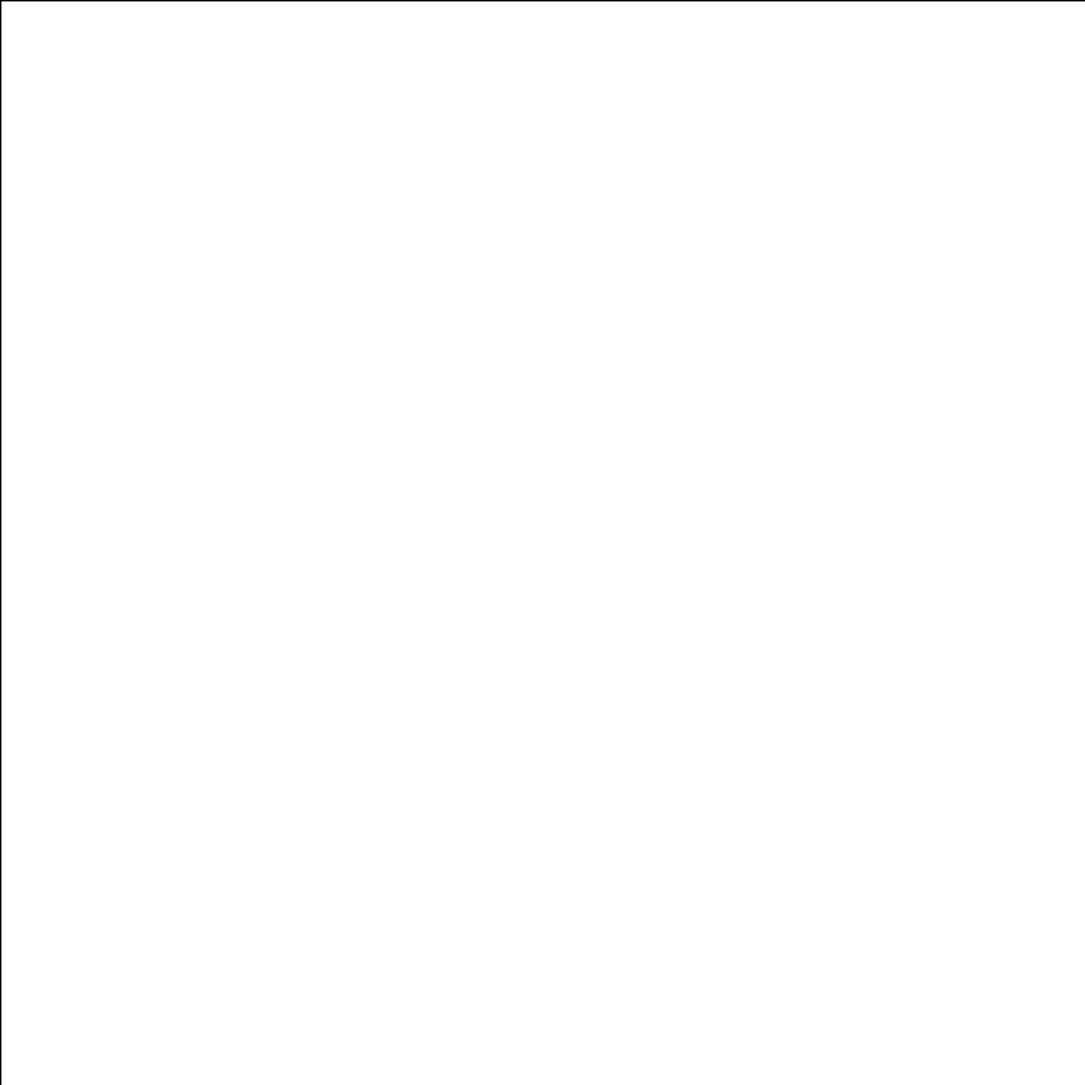
Frame 1 (no input)
Frame 60 (the mouse pressed at the canvas centre just before this capture): identical to frame 1, image omitted
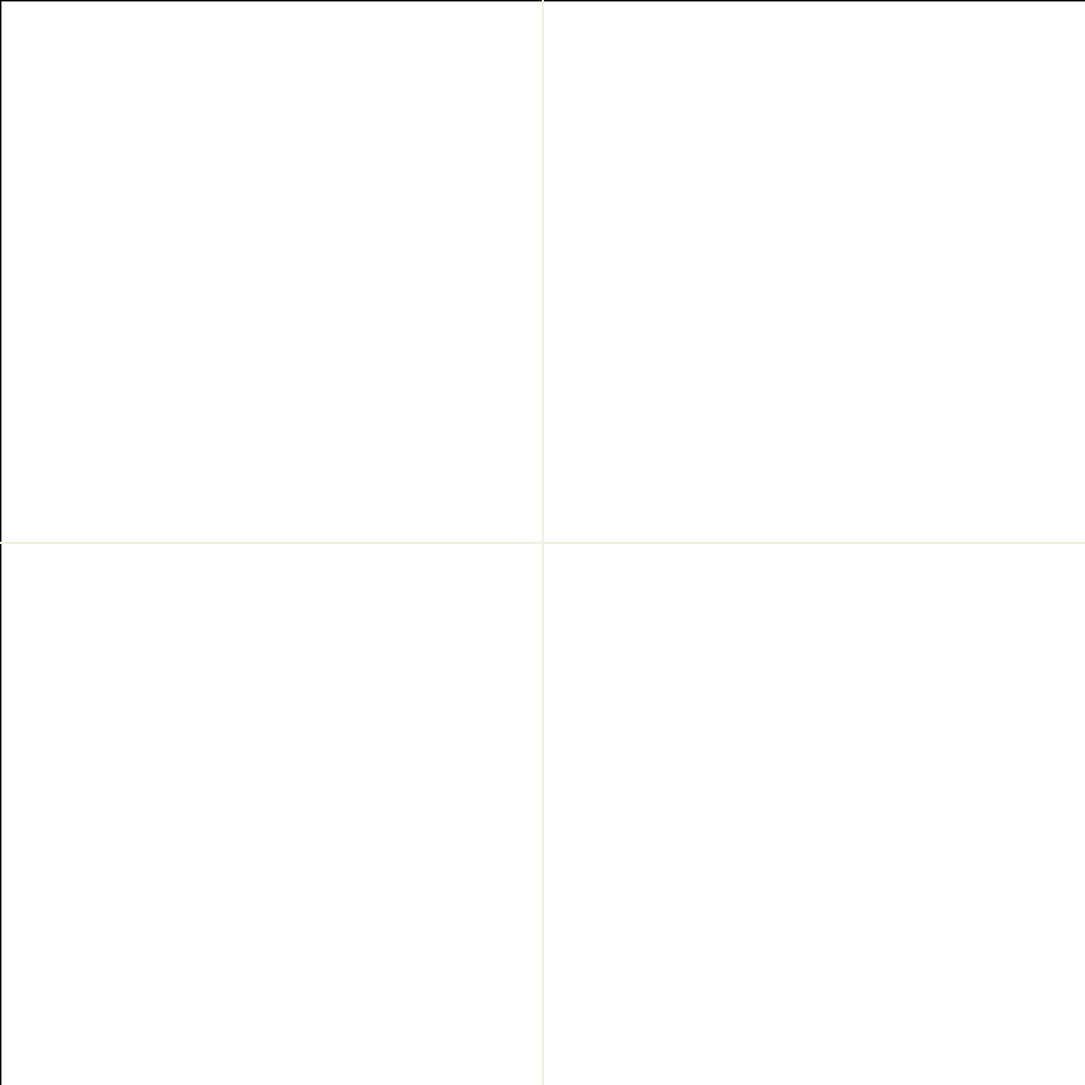
Frame 120 (the mouse held since frame 60 and released just before this capture)

The Processing sketch that drew these frames (run headless with seeded random() and noise(); from frame 60 on, the mouse is pressed at the canvas centre):

// Processing sketch: processing_101008
// ── processing_101008.pde

void setup() {
  size(1500, 1500); 
  stroke(255);
  background(#FFFFFF);
  noFill();
}

void draw() {

stroke((mouseX % 255), (mouseY % 255), ((mouseX * mouseY) % 255));
  strokeWeight(3);
line(mouseX,0, mouseX, height);
line(0, mouseY, width, mouseY);

}
